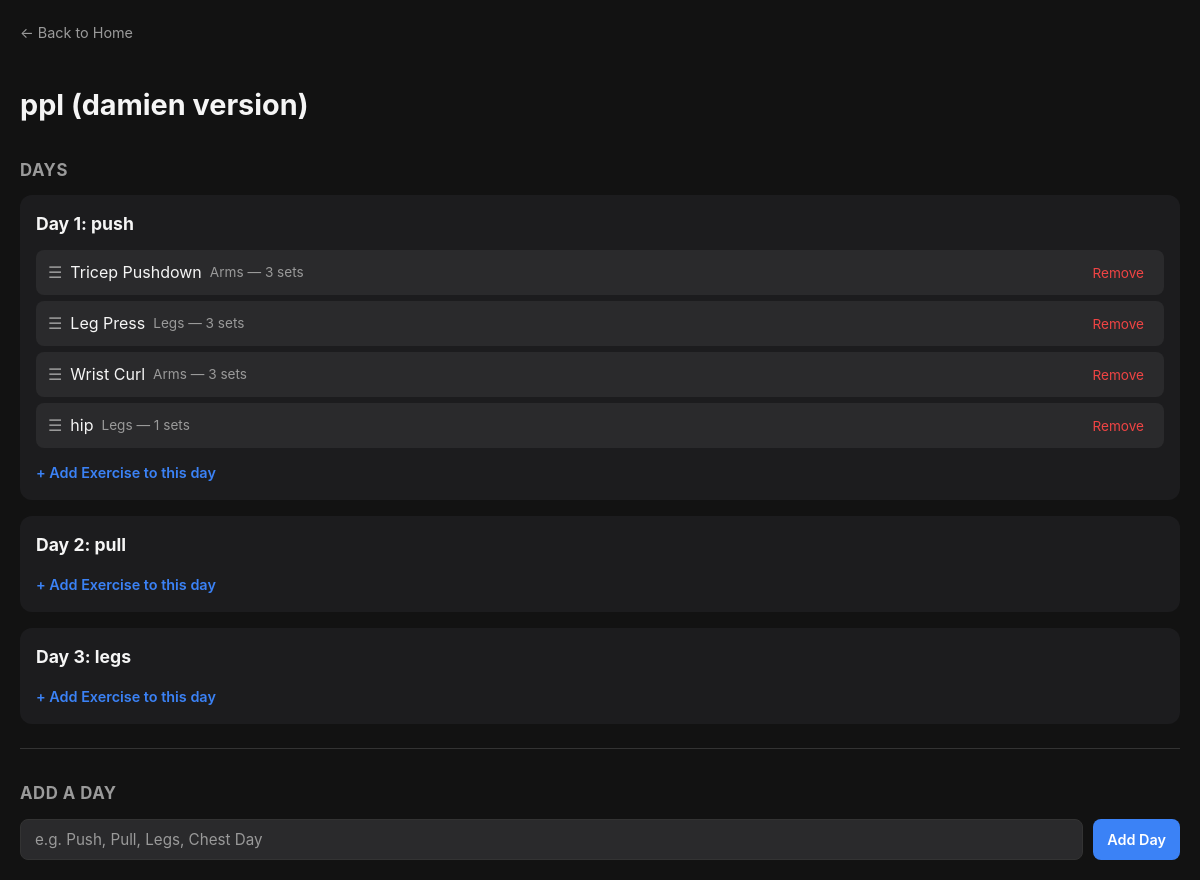
Before: /split/1 with the older database file.
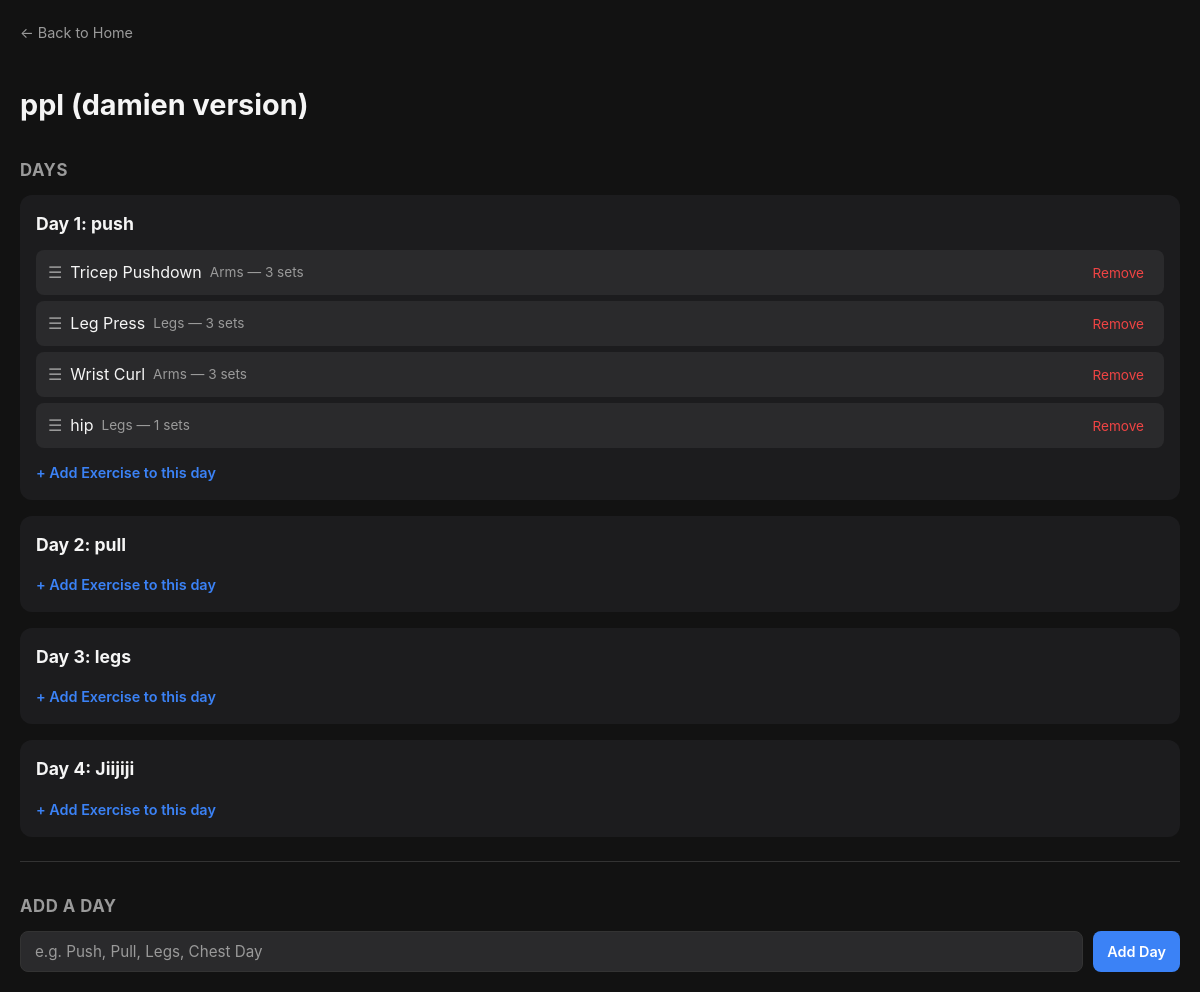
After: the same page with the newer database file.
### tables this page shows
CREATE TABLE workout_splits (
            id INTEGER PRIMARY KEY AUTOINCREMENT,
            name TEXT NOT NULL
        );

CREATE TABLE split_days (
            id INTEGER PRIMARY KEY AUTOINCREMENT,
            split_id INTEGER NOT NULL,
            day_name TEXT NOT NULL,
            day_order INTEGER NOT NULL,
            FOREIGN KEY (split_id) REFERENCES workout_splits(id)
        );

CREATE TABLE split_exercises (
            id INTEGER PRIMARY KEY AUTOINCREMENT,
            split_day_id INTEGER NOT NULL,
            exercise_id INTEGER NOT NULL,
            sets_count INTEGER NOT NULL DEFAULT 3, exercise_order INTEGER NOT NULL DEFAULT 0,
            FOREIGN KEY (split_day_id) REFERENCES split_days(id),
            FOREIGN KEY (exercise_id) REFERENCES exercises(id)
        );

CREATE TABLE exercises (
            id INTEGER PRIMARY KEY AUTOINCREMENT,
            name TEXT NOT NULL,
            muscle_group TEXT NOT NULL
        );

### app.py (the view)
@app.route("/split/<int:split_id>")
def view_split(split_id):
    conn = get_db()
    cursor = conn.cursor()
    cursor.execute("SELECT * FROM workout_splits WHERE id = ?", (split_id,))
    split = cursor.fetchone()
    cursor.execute(
        "SELECT * FROM split_days WHERE split_id = ? ORDER BY day_order",
        (split_id,)
    )
    days = cursor.fetchall()
    days_with_exercises = []
    for day in days:
        cursor.execute("""
            SELECT exercises.*, split_exercises.sets_count,
                   split_exercises.id as split_exercise_id
            FROM exercises
            JOIN split_exercises ON exercises.id = split_exercises.exercise_id
            WHERE split_exercises.split_day_id = ?
            ORDER BY split_exercises.exercise_order
        """, (day["id"],))
        day_exercises = cursor.fetchall()
        days_with_exercises.append({
            "id": day["id"],
            "day_name": day["day_name"],
            "day_order": day["day_order"],
            "exercises": day_exercises
        })
    conn.close()
    return render_template("view_split.html", split=split, days=days_with_exercises)

### app.py (called while the page is built)
def get_db():
    conn = sqlite3.connect(DB_PATH)
    conn.row_factory = sqlite3.Row
    return conn

### templates/view_split.html (shortened to what this page needs)
<!DOCTYPE html>
<html lang="en">
<head>
    <link rel="stylesheet" href="{{ url_for('static', filename='style.css') }}">
</head>
<body>
    <a class="back-link" href="/">← Back to Home</a>
    <h1>{{ split.name }}</h1>
    <h2>Days</h2>
    {% if days %}
        {% for day in days %}
            <div class="day-card">
                <h3>Day {{ day.day_order }}: {{ day.day_name }}</h3>
                <ul class="exercise-list sortable-list" data-split-id="{{ split.id }}">
                    {% for exercise in day.exercises %}
                        <li class="exercise-item" data-split-exercise-id="{{ exercise.split_exercise_id }}">
                            <div class="exercise-info">
                                <span class="drag-handle">☰</span>
                                <span>{{ exercise.name }}</span>
                                <span class="exercise-meta">{{ exercise.muscle_group }} — {{ exercise.sets_count }} sets</span>
                            </div>
                            <form action="/split/{{ split.id }}/remove-exercise/{{ day.id }}/{{ exercise.split_exercise_id }}" method="POST">
                                <button type="submit" class="btn-remove">Remove</button>
                            </form>
                        </li>
                    {% endfor %}
                </ul>
                <a class="add-exercise-link" href="/split/{{ split.id }}/add-day-exercise/{{ day.id }}">+ Add Exercise to this day</a>
            </div>
        {% endfor %}
    {% else %}
        <p class="empty-state">No days yet. Add your first day below.</p>
    {% endif %}
    <hr>
    <h2>Add a Day</h2>
    <form action="/split/{{ split.id }}/add-day" method="POST" class="form-row">
        <input type="text" name="day_name" class="text-input" placeholder="e.g. Push, Pull, Legs, Chest Day" required>
        <button type="submit" class="btn btn-primary">Add Day</button>
    </form>
</body>
</html>

### static/style.css (style rules this page uses)
:root { --bg-primary: #121212; --bg-secondary: #1c1c1e; --bg-tertiary: #2a2a2c; --text-primary: #f5f5f5; --text-secondary: #9a9a9a; --border-color: #333333; --accent: #3b82f6; --superset-color: #f97316; --danger: #ef4444; --danger-hover: #dc2626; --radius: 12px; }
* { box-sizing: border-box; }
body { background-color: var(--bg-primary); color: var(--text-primary); font-family: -apple-system, BlinkMacSystemFont, "Segoe UI", Roboto, sans-serif; margin: 0; padding: 20px; line-height: 1.5; }
h1 { font-size: 1.8em; font-weight: 700; margin-bottom: 4px; }
h2 { font-size: 1.05em; color: var(--text-secondary); text-transform: uppercase; letter-spacing: 0.5px; margin-top: 32px; margin-bottom: 12px; }
h3 { font-size: 1.1em; margin: 0; }
hr { border: none; border-top: 1px solid var(--border-color); margin: 24px 0; }
a { color: var(--accent); text-decoration: none; }
.btn { display: inline-block; padding: 8px 14px; border-radius: 8px; border: none; font-size: 0.9em; font-weight: 600; cursor: pointer; text-decoration: none; font-family: inherit; }
.btn-primary { background: var(--accent); color: #fff; }
.back-link { display: inline-flex; align-items: center; gap: 6px; color: var(--text-secondary); font-size: 0.9em; margin-bottom: 20px; }
.form-row { display: flex; gap: 10px; margin-top: 12px; flex-wrap: wrap; }
.text-input { background: var(--bg-tertiary); border: 1px solid var(--border-color); color: var(--text-primary); padding: 10px 14px; border-radius: 8px; font-size: 0.95em; font-family: inherit; flex: 1; min-width: 200px; }
.text-input::placeholder { color: var(--text-secondary); }
.day-card { background: var(--bg-secondary); border-radius: var(--radius); padding: 16px; margin-bottom: 16px; }
.day-card h3 { margin-bottom: 12px; }
.exercise-list { list-style: none; padding: 0; margin: 0 0 10px; }
.exercise-item { display: flex; align-items: center; justify-content: space-between; gap: 10px; background: var(--bg-tertiary); border-radius: 8px; padding: 10px 12px; margin-bottom: 6px; cursor: grab; }
.exercise-info { display: flex; align-items: center; gap: 8px; }
.drag-handle { color: var(--text-secondary); cursor: grab; }
.exercise-meta { color: var(--text-secondary); font-size: 0.85em; }
.btn-remove { background: transparent; border: none; color: var(--danger); cursor: pointer; font-size: 0.85em; font-family: inherit; padding: 4px 8px; }
.add-exercise-link { display: inline-block; margin-top: 4px; font-size: 0.9em; color: var(--accent); font-weight: 600; }

Changed rows visible on the page:
added split_days: day_order "4", day_name "Jiijiji"
